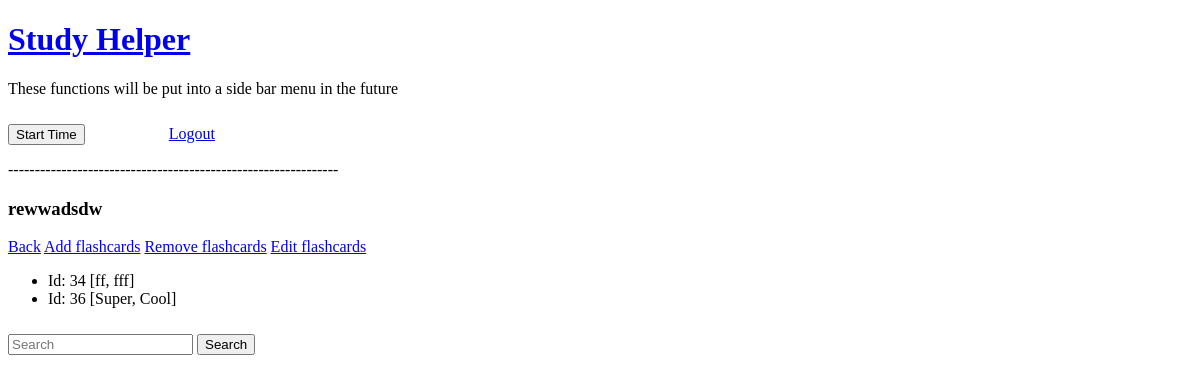
/flashcard/display/rewwadsdw-1 (signed in), run on an earlier commit of the app's database.
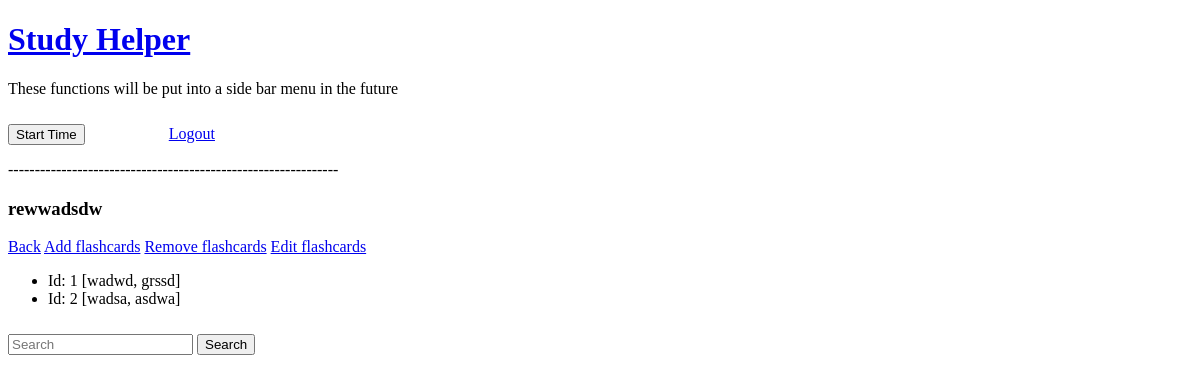
And on a later commit of the database.
### myapp/models.py (models this page shows)
class Card(UserMixin, db.Model):
    id = db.Column(db.Integer, primary_key=True)
    front = db.Column(db.String(256), index=True)
    back = db.Column(db.String(256), index=True)
    set_id = db.Column(db.Integer, db.ForeignKey('flashcardset.id'))
    def __repr__(self):
        return f'Id: {self.id} [{self.front}, {self.back}]'

### myapp/routes.py (the view, shortened to what this page needs)
@myapp_obj.route("/flashcard/<option>/<name>-<id>", methods=['GET', 'POST'])
@login_required
def flashcard(option, name, id):
    if (str(option).lower() == "add"):
        add_form = CardForm()
        if add_form.validate_on_submit():
            card = Card(front = add_form.front.data, back = add_form.back.data, set_id = id)
            db.session.add(card)
            db.session.commit()
            flash(f'Card has been added')
        return render_template('/flashcard/flashcard_add_cards.html', form=add_form,
         name=name, id=id)
    elif (str(option).lower() == "display"):
        list = Card.query.filter_by(set_id = id)
        return render_template('/flashcard/flashcard_display.html', name=name, id=id, list = list)
    return str(option) + ' is a invalid route.'

### myapp/models.py (called while the page is built)
@login.user_loader
def load_user(id):
    return User.query.get(int(id))

### myapp/templates/flashcard/flashcard_display.html
{% extends "user/user_menu.html" %}
{% block content %}
<h3>{{ name }}</h3>
<a href="/flashcard">Back</a>
<a href="/flashcard/add/{{ name }}-{{ id }}">Add flashcards</a>
<a href="/flashcard/delete/{{ name }}-{{ id }}">Remove flashcards</a>
<a href="/flashcard/edit/{{ name }}-{{ id }}">Edit flashcards</a>
<ul>
{% for cards in list %}
    <li>{{ cards }}</li>
{% endfor %}
</ul>
{% endblock %}

What changed in the data, as far as the page shows it:
removed Card: id+front+back "Id: 34 [ff, fff]"
removed Card: id+front+back "Id: 36 [Super, Cool]"
added Card: id+front+back "Id: 1 [wadwd, grssd]"
now on this page (row edited): Card: id+front+back "Id: 2 [wadsa, asdwa]"
